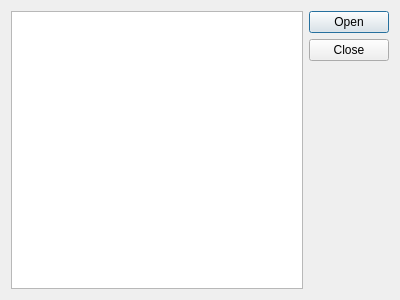
<?xml version="1.0" encoding="UTF-8"?>
<ui version="4.0">
 <class>AbstractExtItemAggregator</class>
 <widget class="QDialog" name="AbstractExtItemAggregator">
  <property name="geometry">
   <rect>
    <x>0</x>
    <y>0</y>
    <width>400</width>
    <height>300</height>
   </rect>
  </property>
  <layout class="QHBoxLayout" name="horizontalLayout">
   <item>
    <widget class="QListWidget" name="listWidget"/>
   </item>
   <item>
    <widget class="QDialogButtonBox" name="buttonBox">
     <property name="orientation">
      <enum>Qt::Vertical</enum>
     </property>
     <property name="standardButtons">
      <set>QDialogButtonBox::Close|QDialogButtonBox::Open</set>
     </property>
    </widget>
   </item>
  </layout>
 </widget>
 <resources/>
 <connections>
  <connection>
   <sender>buttonBox</sender>
   <signal>accepted()</signal>
   <receiver>AbstractExtItemAggregator</receiver>
   <slot>accept()</slot>
   <hints>
    <hint type="sourcelabel">
     <x>248</x>
     <y>254</y>
    </hint>
    <hint type="destinationlabel">
     <x>157</x>
     <y>274</y>
    </hint>
   </hints>
  </connection>
  <connection>
   <sender>buttonBox</sender>
   <signal>rejected()</signal>
   <receiver>AbstractExtItemAggregator</receiver>
   <slot>reject()</slot>
   <hints>
    <hint type="sourcelabel">
     <x>316</x>
     <y>260</y>
    </hint>
    <hint type="destinationlabel">
     <x>286</x>
     <y>274</y>
    </hint>
   </hints>
  </connection>
 </connections>
</ui>
